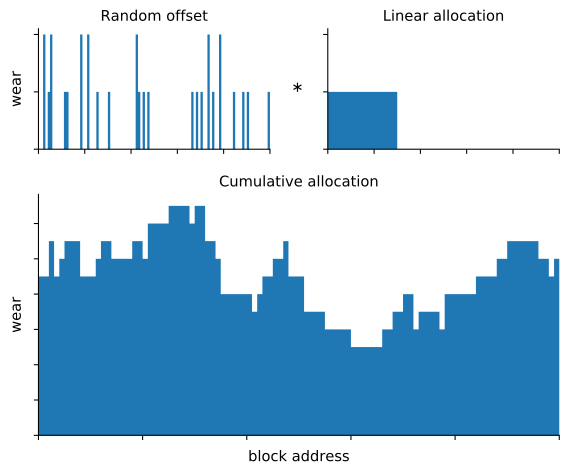

The Python source for this figure:
#!/usr/bin/env python

import matplotlib
matplotlib.use('SVG')
import matplotlib.pyplot as plt
import matplotlib.gridspec as gridspec
import numpy as np

matplotlib.rc('font', family='sans-serif', size=11)
matplotlib.rc('axes', titlesize='medium', labelsize='medium')
matplotlib.rc('xtick', labelsize='small')
matplotlib.rc('ytick', labelsize='small')

np.random.seed(map(ord, "hello"))

gs = gridspec.GridSpec(nrows=2, ncols=2, height_ratios=[1, 2],
        wspace=0.25, hspace=0.25)

fig = plt.figure(figsize=(7, 5.5))
ax1 = fig.add_subplot(gs[0, 0])
ax2 = fig.add_subplot(gs[0, 1], sharex=ax1, sharey=ax1)
ax3 = fig.add_subplot(gs[1, :])

# Convolution (I think?) of two types of uniform distributions under modulo
w1 = np.random.randint(0, 100, 30)
w2 = np.arange(0, 30, 1)
w3 = np.array([w2 + i for i in w1]).flatten() % 100

ax1.hist(w1, bins=100, range=(0,100), histtype='stepfilled')
ax2.hist(w2, bins=100, range=(0,100), histtype='stepfilled')
ax3.hist(w3, bins=100, range=(0,100), histtype='stepfilled')

ax1.set_title('Random offset')
ax2.set_title('Linear allocation')
ax3.set_title('Cumulative allocation')

ax1.set_ylabel('wear')
ax1.set_yticks(np.arange(0, 3))
ax3.set_ylabel('wear')
ax3.set_xlabel('block address')

for ax in [ax1,ax2,ax3]:
    ax.set_xlim(0, 100)
    ax.set_xticklabels([])
    ax.set_yticklabels([])
    ax.spines['right'].set_visible(False)
    ax.spines['top'].set_visible(False)

ax1.text(109.25, 1, '$\\ast$')

fig.tight_layout()
plt.savefig('wear-distribution.svg', bbox_inches="tight")
